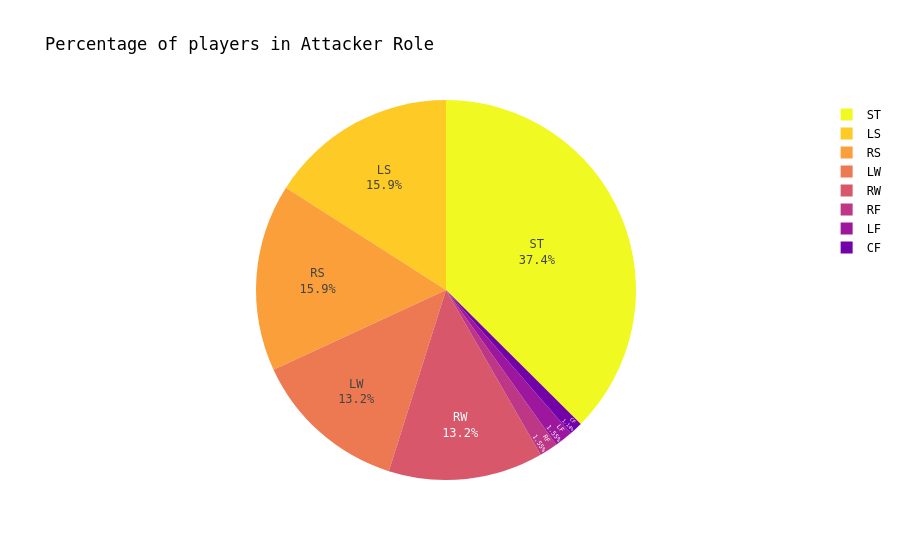

Notebook cell for this chart:
### Markdown cell above
**Proportion of Player's per Position**

### Code cell
attack = ['RW', 'LW', 'ST', 'CF', 'LS', 'RS', 'RF', 'LF']
sample = df.query('team_position in @attack')
fig = px.pie(sample, names='team_position',
             color_discrete_sequence=px.colors.sequential.Plasma_r,
             title='Percentage of players in Attacker Role')
fig.update_traces(textposition='inside', textinfo='percent+label')
fig.update_layout(paper_bgcolor='rgba(0,0,0,0)',
                  plot_bgcolor='rgba(0,0,0,0)',
                  font=dict(family='Cambria, monospace', size=12, color='#000000'))
fig.show()

### Figure 1 — Plotly figure (JSON) as saved in the notebook; plotly's stock layout.template omitted (floating-point values rounded to 4 significant figures; data arrays with more than 128 entries replaced by an {"elided": "..."} marker saying what was removed)
{"data": [{"domain": {"x": [0, 1], "y": [0, 1]}, "hovertemplate": "team_position=%{label}<extra></extra>", "labels": {"elided": "1223 str values"}, "legendgroup": "", "name": "", "showlegend": true, "textinfo": "percent+label", "textposition": "inside", "type": "pie"}], "layout": {"font": {"color": "#000000", "family": "Cambria, monospace", "size": 12}, "legend": {"tracegroupgap": 0}, "paper_bgcolor": "rgba(0,0,0,0)", "piecolorway": ["#f0f921", "#fdca26", "#fb9f3a", "#ed7953", "#d8576b", "#bd3786", "#9c179e", "#7201a8", "#46039f", "#0d0887"], "plot_bgcolor": "rgba(0,0,0,0)", "title": {"text": "Percentage of players in Attacker Role"}}}
